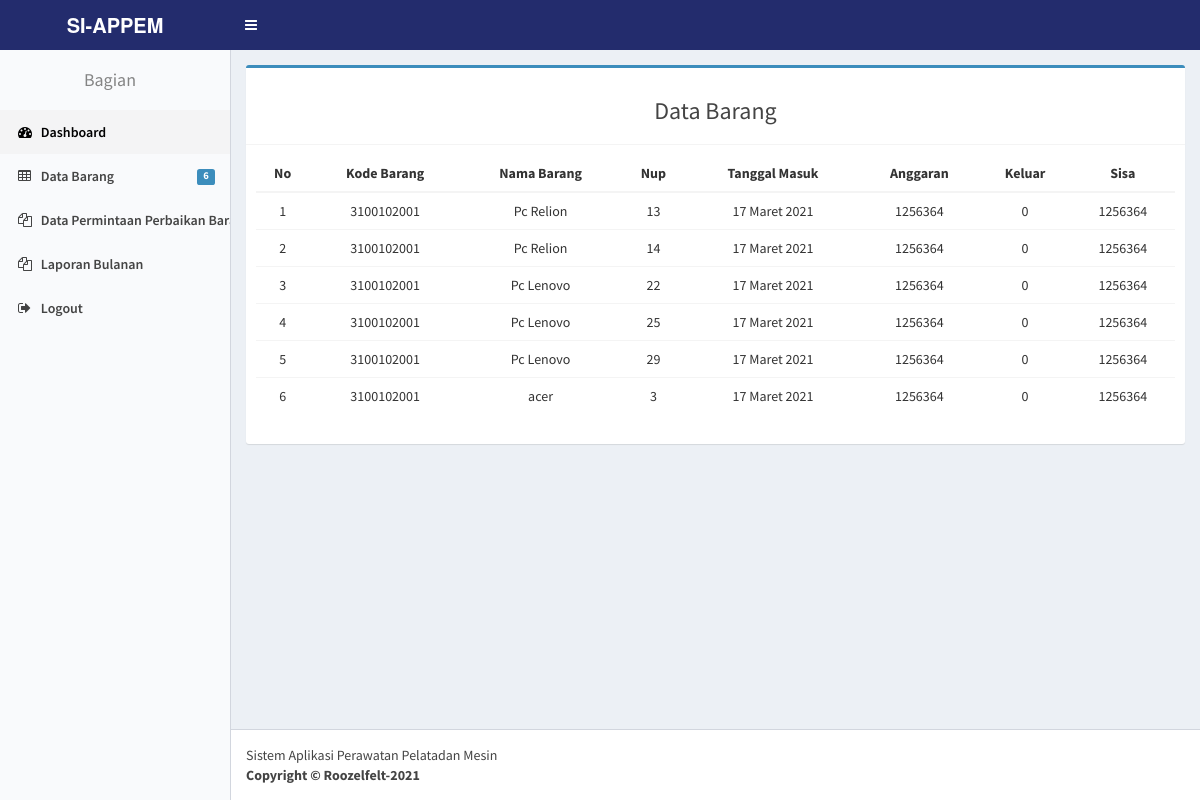
Page /hakim2/index.php?p=material&id_jenis=3 on the committed database.
### tables this page shows
CREATE TABLE `stokbarang` (
  `kode_brg` varchar(25) NOT NULL,
  `id_jenis` int(2) NOT NULL,
  `nama_brg` varchar(30) NOT NULL,
  `nup` varchar(11) NOT NULL,
  `bagian` int(11) NOT NULL,
  `tgl_masuk` date NOT NULL,
  `stok` int(100) NOT NULL,
  `keluar` int(50) DEFAULT NULL,
  `sisa` int(50) NOT NULL
);

### fungsi/fungsi.php (called while the page is built)
<?php
	function tanggal_indo($tanggal) {
		$bulan = array(1=>'Januari',
						  'Februari',
						  'Maret',
						  'April',
						  'Mei',
						  'Juni',
						  'Juli',
						  'Agustus',
						  'September',
						  'Oktober',
						  'November',
						  'Desember'
				);
		$split = explode('-', $tanggal);
		$tanggal_indo = $split[2] . ' ' . $bulan[(int)$split[1]] . ' ' . $split[0];
		return $tanggal_indo;
	}
?>

### hakim2/material.php (the view, shortened to what this page needs)
<?php
	include "../fungsi/koneksi.php";
	include "../fungsi/fungsi.php";
	 if(isset($_GET['id_jenis'])){
        $id_jenis = $_GET['id_jenis'];
        $query = mysqli_query($koneksi, "SELECT * FROM stokbarang WHERE id_jenis='$id_jenis' && bagian = 1 ");
    } else {
        $query = mysqli_query($koneksi, "SELECT * FROM stokbarang");
    }
?>
<section class="content">
	<div class="row">
		<div class="col-sm-12">
			 <div class="box box-primary">
                <div class="box-header with-border">
                    <h3 class="text-center">Data Barang</h3>
                </div>
                <div class="box-body">
                	<div class="table-responsive">
                		<table class="table text-center" id="material">
                			<thead  >
	                			<tr>
	                				<th>No</th>
                                    <th>Kode Barang</th>
	                				<th>Nama Barang</th>
									<th>Nup</th>
                                    <th>Tanggal Masuk</th>
	                				<th>Anggaran</th>
                                    <th>Keluar</th>
                                    <th>Sisa</th>
	                			</tr>
                			</thead>
                			<tbody>
                				<tr>
                					<?php
                						$no =1 ;
                						if (mysqli_num_rows($query)) {
                							while($row=mysqli_fetch_assoc($query)):
                					 ?>
                						<td> <?= $no; ?> </td>
                                        <td> <?= $row['kode_brg']; ?> </td>
                						<td> <?= $row['nama_brg']; ?> </td>
										<td> <?= $row['nup'];?></td>
                                        <td> <?= tanggal_indo($row['tgl_masuk']); ?> </td>
                						<td> <?= $row['stok']; ?> </td>
                                        <td> <?= $row['keluar']; ?> </td>
                                        <td> <?= $row['sisa']; ?> </td>
                				</tr>
                			<?php $no++; endwhile; } ?>
                			</tbody>
                		</table>
                	</div>
                </div>
            </div>
		</div>
	</div>
</section>

### rows in the picture
stokbarang: kode_brg "3100102001", nama_brg "Pc Relion", nup "13", tgl_masuk "17 Maret 2021", stok "1256364", keluar "0", sisa "1256364"
stokbarang: kode_brg "3100102001", nama_brg "Pc Relion", nup "14", tgl_masuk "17 Maret 2021", stok "1256364", keluar "0", sisa "1256364"
stokbarang: kode_brg "3100102001", nama_brg "Pc Lenovo", nup "22", tgl_masuk "17 Maret 2021", stok "1256364", keluar "0", sisa "1256364"
stokbarang: kode_brg "3100102001", nama_brg "Pc Lenovo", nup "25", tgl_masuk "17 Maret 2021", stok "1256364", keluar "0", sisa "1256364"
stokbarang: kode_brg "3100102001", nama_brg "Pc Lenovo", nup "29", tgl_masuk "17 Maret 2021", stok "1256364", keluar "0", sisa "1256364"
stokbarang: kode_brg "3100102001", nama_brg "acer", nup "3", tgl_masuk "17 Maret 2021", stok "1256364", keluar "0", sisa "1256364"

### other values in the picture
$data['jumlah'] "6"
